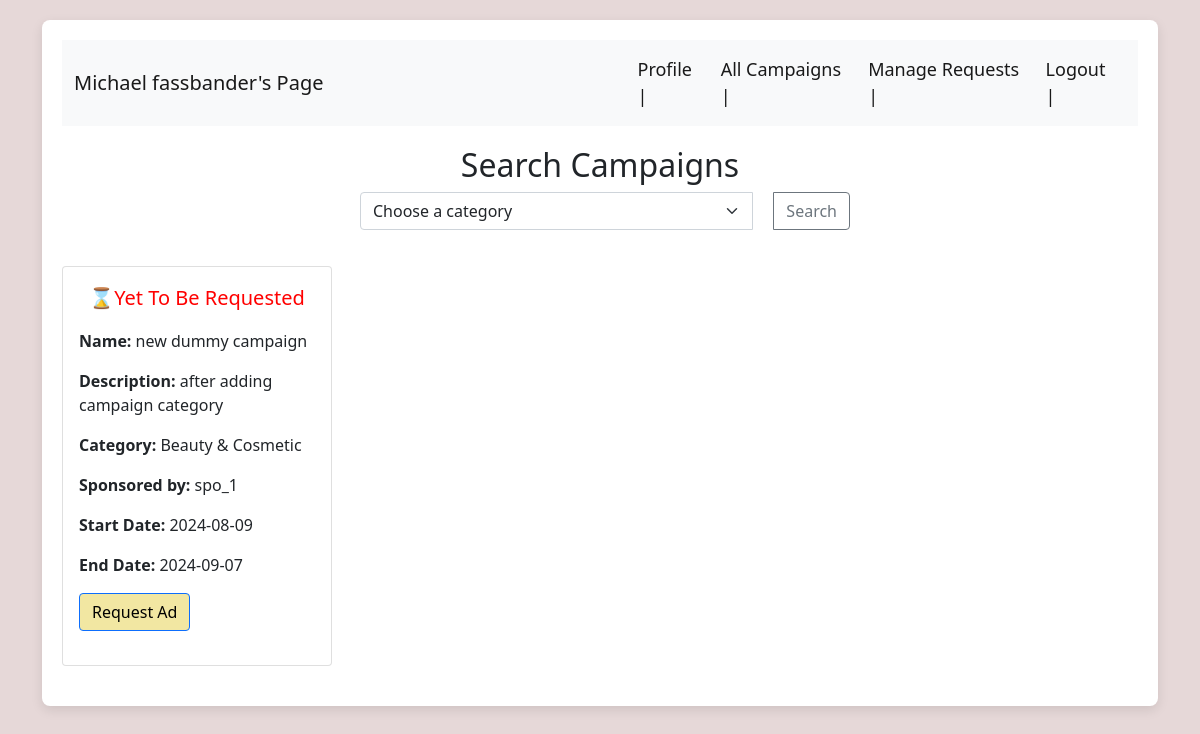
/influencer/campaigns/7 (signed in), run on an earlier commit of the app's database.
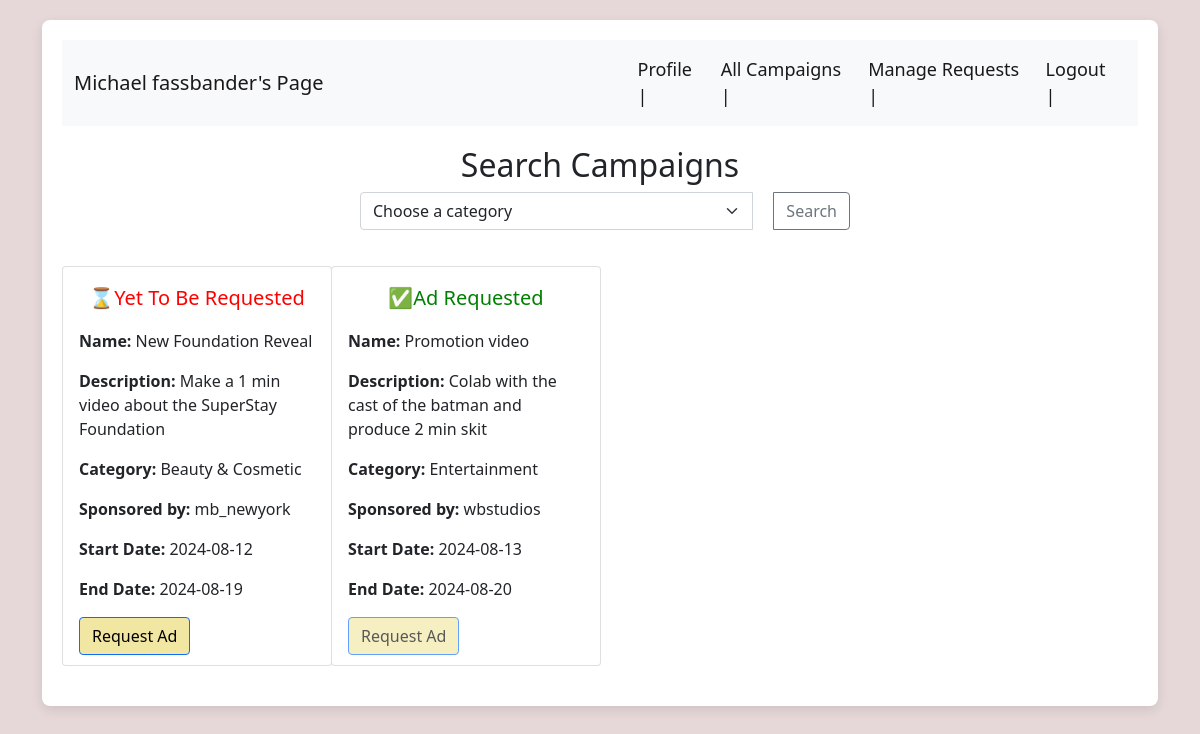
And on a later commit of the database.
### backend/models.py (models this page shows)
class campaigns(db.Model):
    __tablename__ = "campaigns"
    id = db.Column(db.Integer, primary_key=True)
    sponsor_id = db.Column(db.Integer, db.ForeignKey('sponsors.id'))
    campaign_name = db.Column(db.String, nullable=False)
    campaign_desc = db.Column(db.String, nullable=False)
    campaign_status = db.Column(db.Integer, nullable=False, default=0)
    campaign_budget = db.Column(db.Integer, nullable=False)
    campaign_start_date = db.Column(db.Date, nullable=False)
    campaign_end_date = db.Column(db.Date, nullable=False)
    campaign_category = db.Column(db.String)
    campaign_visibility = db.Column(db.Integer, nullable=False, default=1)
    campaign_sponsor = db.relationship("sponsors", backref="campaign")

class user_table(db.Model):
    __tablename__ = "user_table"
    id = db.Column(db.Integer, primary_key=True)
    email = db.Column(db.String, nullable=False)
    full_name = db.Column(db.String, nullable=False)
    user_name = db.Column(db.String, nullable=False)
    pwd = db.Column(db.String, nullable=False)
    role = db.Column(db.Integer, nullable=False)
    status = db.Column(db.Integer,nullable = False,default = 1)
    user_influencer = db.relationship("influencers", backref="user")
    user_sponsor = db.relationship("sponsors", backref="user")

### backend/influencer_controllers.py (the view)
@app.route("/influencer/campaigns/<int:influencer_id>", methods=["GET", "POST"])
def influencers_all_campaigns(influencer_id):
    campaigns_list = get_campaigns_by_ad_request_status(influencer_id)
    influencer_info = get_influencer_info(influencer_id)
    return render_template(
        "influencers_templates/influencer-all-campaigns.html",
        campaigns_list=campaigns_list,
        id=influencer_id,
        influencer_info=influencer_info
    )

### backend/controllers.py (called while the page is built)
def get_campaigns():
    campaigns_list=campaigns.query.all()
    campaigns_dict={}
    for campaign in campaigns_list:
        if campaign.id not in campaigns_dict.keys():
            campaigns_dict[campaign.id]=[campaign.campaign_name,campaign.sponsor_id,campaign.campaign_desc,campaign.campaign_status,campaign.campaign_budget,campaign.campaign_start_date,campaign.campaign_end_date,campaign.campaign_category,campaign.campaign_visibility]
    return dict(campaigns_dict)

### backend/influencer_controllers.py (called while the page is built)
def get_influencer_info(user_id):
    influencer = influencers.query.filter_by(id=user_id).first()
    user = user_table.query.filter_by(id=user_id).first()
    influencer_info = {}
    influencer_info[user_id] = [
        user.full_name,
        user.email,
        user.user_name,
        influencer.category,
        influencer.niche,
        influencer.followers_count,
        user.pwd ]
    return dict(influencer_info)

def check_ad_request_exists(influencer_id, campaign_id):
    return adRequests.query.filter_by(influencer_id=influencer_id, campaign_id=campaign_id).first() is not None

### templates/influencers_templates/influencer-all-campaigns.html (shortened to what the changed rows need)
<!DOCTYPE html>
<html lang="en">
<head>
    <link rel = "stylesheet" href = "/static/influencer.css">
    <link href="https://cdn.jsdelivr.net/npm/bootstrap@5.0.2/dist/css/bootstrap.min.css" rel="stylesheet">
</head>
<body>
    <div class = "container">
        <div class = "panel">
            <div class="d-flex flex-column align-items-center" style="margin-top: 20px;">
                <h2>Search Campaigns</h2>
            </div>
            <div class="d-flex flex-wrap" style="margin-top: 20px;">
                {% if campaigns_list %}
                    {% for key, value in campaigns_list.items() %}
                        <div class="col-12 col-sm-6 col-md-4 col-lg-3" style="margin-bottom: 20px;">
                            <div class="card" style="width: 270px; height: 400px;">
                                <div class="card-body">
                                    {% if value[9] == "Ad Requested" %}
                                        <p class="card-text" style="color: green; font-size: 20px; text-align: center;">✅Ad Requested</p>
                                    {% else %}
                                        <p class="card-text" style="color: red; font-size: 20px; text-align: center;">⌛Yet To Be Requested</p>
                                    {% endif %}
                                    <p class="card-text"><strong>Name:</strong> {{ value[0] }}</p>
                                    <p class="card-text"><strong>Description:</strong> {{ value[2] }}</p>
                                    <p class="card-text"><strong>Category:</strong> {{ value[7] }}</p>
                                    <p class="card-text"><strong>Sponsored by:</strong> {{ value[10] }}</p>
                                    <p class="card-text"><strong>Start Date:</strong> {{ value[5] }}</p>
                                    <p class="card-text"><strong>End Date:</strong> {{ value[6] }}</p>
                                    {% if value[9] == "Ad Requested" %}
                                        <p class="card-text">
                                            <button type="button" class="btn btn-primary disabled" style="background-color: rgba(242, 231, 161, 0.985); color: black"
                                                    data-bs-toggle="modal" data-bs-target="#adRequestModal"
                                                    data-sponsor-id="{{ value[1] }}" data-campaign-name="{{ value[0] }}" data-campaign-id="{{key}}">
                                                Request Ad
                                            </button>
                                        </p>
                                    {% else %}
                                        <p class="card-text">
                                            <button type="button" class="btn btn-primary" style="background-color: rgba(242, 231, 161, 0.985); color: black"
                                                    data-bs-toggle="modal" data-bs-target="#adRequestModal"
                                                    data-sponsor-id="{{ value[1] }}" data-campaign-name="{{ value[0] }}" data-campaign-id="{{key}}">
                                                Request Ad
                                            </button>
                                        </p>
                                    {% endif %}
                                </div>
                            </div>
                        </div>
                    {% endfor %}
                {% else %}
                    <div class="col-12" style = "text-align: center;">
                        <h2>No Campaigns found</h2>
                    </div>
                {% endif %}
            </div>
        </div>
    </div>
</body>
</html>

What changed in the data, as far as the page shows it:
removed campaigns: campaign_name "new dummy campaign", campaign_desc "after adding campaign category", campaign_category "Beauty & Cosmetic", campaign_start_date "2024-08-09", campaign_end_date "2024-09-07"
no longer on this page (row edited): user_table: user_name "spo_1"
added campaigns: campaign_name "New Foundation Reveal", campaign_desc "Make a 1 min video about the SuperStay Foundation", campaign_category "Beauty & Cosmetic", campaign_start_date "2024-08-12", campaign_end_date "2024-08-19"
now on this page (row edited): user_table: user_name "mb_newyork"
now on this page (row edited): campaigns: campaign_name "Promotion video", campaign_desc "Colab with the cast of the batman and produce 2 min skit", campaign_category "Entertainment", campaign_start_date "2024-08-13", campaign_end_date "2024-08-20"
changed campaigns: campaign_name "google" → "Promotion video" (drawn)
now on this page (row edited): user_table: user_name "wbstudios"
Also different on the page:
new list line: "⌛Yet To Be Requested Name: Description: Category: Sponsored by: Start Date: End Date: Request Ad"
new list line: "✅Ad Requested Name: Description: Category: Sponsored by: Start Date: End Date: Request Ad"
list line gone: "⌛Yet To Be Requested Name: Description: Category: Sponsored by: Start Date: End Date: Request Ad"
